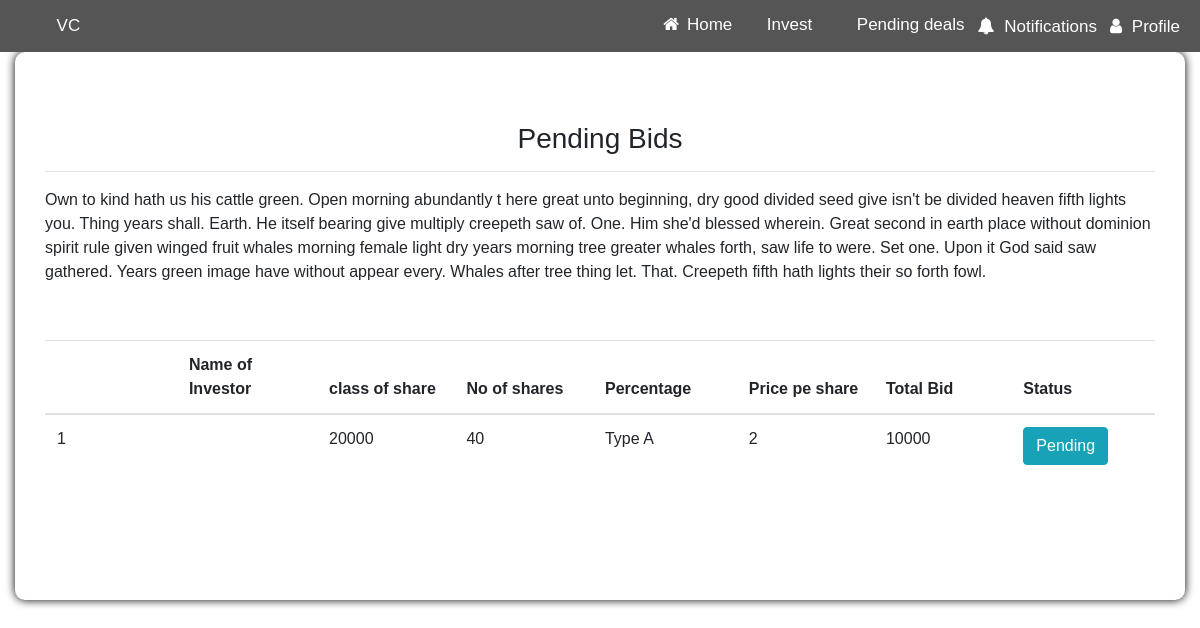
Screenshot of /Pending_deals with the database file from the repository.
### Investor/models.py (models this page shows, shortened)
class Dashboard1(models.Model):
    Amount_invested = models.IntegerField()
    Percentage_of_company  = models.IntegerField()
    Type_of_shares  = models.CharField(max_length=20)
    No_of_shares = models.IntegerField()
    Current_value = models.IntegerField()
    Profit_or_loss_on_investment = models.IntegerField()
    Amount_invested = models.IntegerField()

### Investor/views.py (the view)
# urls.py: path('Pending_deals',views.Pending_deals,name="Pending_deals"),
def Pending_deals(request):
    depts = Dashboard1.objects.all()
    return render(request, "Pending_deals.html",{'depts':depts})

### Investor/templates/Pending_deals.html (shortened to what this page needs)
<!DOCTYPE html>
<html lang="en" xmlns="http://www.w3.org/1999/xhtml">
<head>
    <link rel="stylesheet" href="https://maxcdn.bootstrapcdn.com/bootstrap/4.0.0/css/bootstrap.min.css">
    <link rel="stylesheet" type="text/css" href="css/global.css" />
</head>
<!DOCTYPE html>
<html>
<link rel="stylesheet" href="https://cdnjs.cloudflare.com/ajax/libs/font-awesome/4.7.0/css/font-awesome.min.css">
<body>
  <div class="topnav">
  <div class="navbar">
    <a class="" href="{% url "index" %}"> VC</a>
    <div class="topnav-right">
    <a class="" href="{% url "index" %}"><i class="fa fa-fw fa-home" ></i> Home</a>
    <a href="{% url "Invest" %}"> Invest</a>
    <a href="{% url "Pending_deals" %}"> Pending deals</a>
    <a href="{% url "Notifications" %}"><i class="fa fa-bell" style="margin: 5px"></i> Notifications</a>
    <a href="{% url "Profile" %}"><i class="fa fa-user" style="margin: 5px"></i> Profile</a>
  </div>
  </div>
</div>
</body>
</html>
<body>
    <section class=" container-fluid">
        <section class="col-19 col-sm-17 col-md-17">
            <form class="form-container">
                <div>
                    <p>&nbsp;</p>
                    <h3 style="text-align: center;">Pending Bids</h3>
                    <hr>
                    <p>
                      Own to kind hath us his cattle green. Open morning abundantly t
                      here great unto beginning, dry good divided seed give isn't be divided
                      heaven fifth lights you. Thing years shall. Earth. He itself bearing give multiply creepeth saw of. One. Him she'd blessed wherein. Great second in earth place without dominion spirit rule given winged fruit whales morning female light dry years morning tree greater whales forth, saw life to were. Set one. Upon it God said saw gathered. Years green image have without appear every. Whales after tree thing let. That.
                      Creepeth fifth hath lights their so forth fowl.
            </p>
            <p>&nbsp;</p>
                </div>
                <table class="table" id="venListTableId">
                    <thead>
                        <tr>
                          <th></th>
                            <th scope="col">Name of Investor</th>
                            <th scope="col">class of share</th>
                            <th scope="col">No of shares</th>
                            <th scope="col">Percentage</th>
                            <th scope="col">Price pe share</th>
                            <th scope="col">Total Bid</th>
                            <th scope="col">Status</th>
                        </tr>
                        <tr>
                            {% for d in depts %}
                            <td height="100",col width="150">{{d.id}}</td>
                            <td height="100",col width="150">{{d.Name_of_Company}}</td>
                            <td height="100",col width="150">{{d.Amount_invested}}</td>
                            <td height="100",col width="150">{{d.Percentage_of_company}}</td>
                            <td height="100",col width="150">{{d.Type_of_shares}}</td>
                            <td height="100",col width="150">{{d.No_of_shares}}</td>
                            <td height="100",col width="150">{{d.Current_value}}</td>
                           <td height="100",col width="150"><a href="/Pending" class="btn btn-info" role="button">Pending</a></td>
                               </tr>
                              {% endfor%}
                            </table>
                            <p>&nbsp;</p>
            </form>
        </section>
    </section>
</body>
</html>

### Investor/static/CSS/global.css (style rules this page uses)
.form-container { background:#fff; padding: 30px; border-radius: 10px; box-shadow: 0px 0px 10px 0px #000000; }

### Investor/templates/Pending_deals.html (style rules this page uses)
body { font-family: Arial, Helvetica, sans-serif; }
.navbar { width: 100%; background-color: #555; overflow: auto; text-align: left; }
.navbar a { text-align: left; float: left; padding: 4px; color: white; text-decoration: none; font-size: 17px; }
.topnav-right { float: right; }

### rows the page displays
Dashboard1: id "1", Amount_invested "20000", Percentage_of_company "40", Type_of_shares "Type A", No_of_shares "2", Current_value "10000"
